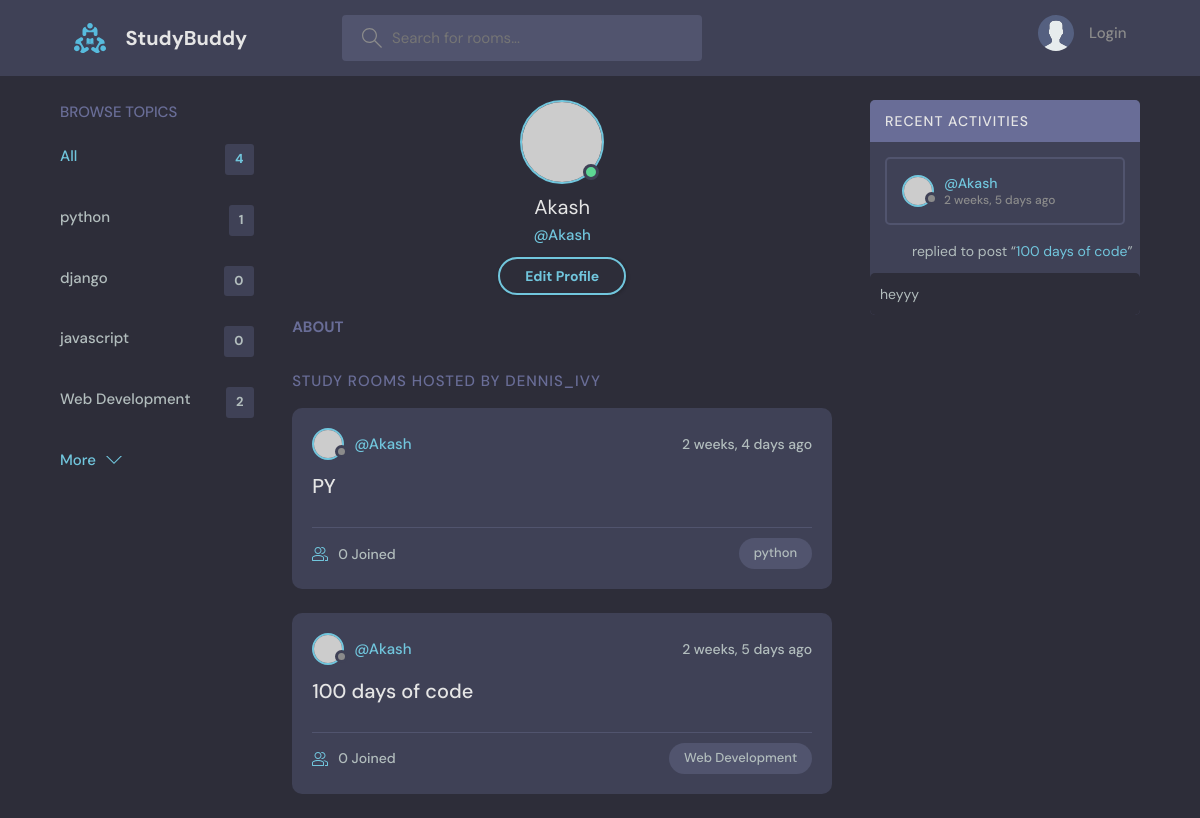
The app's page /profile/1/, older data.
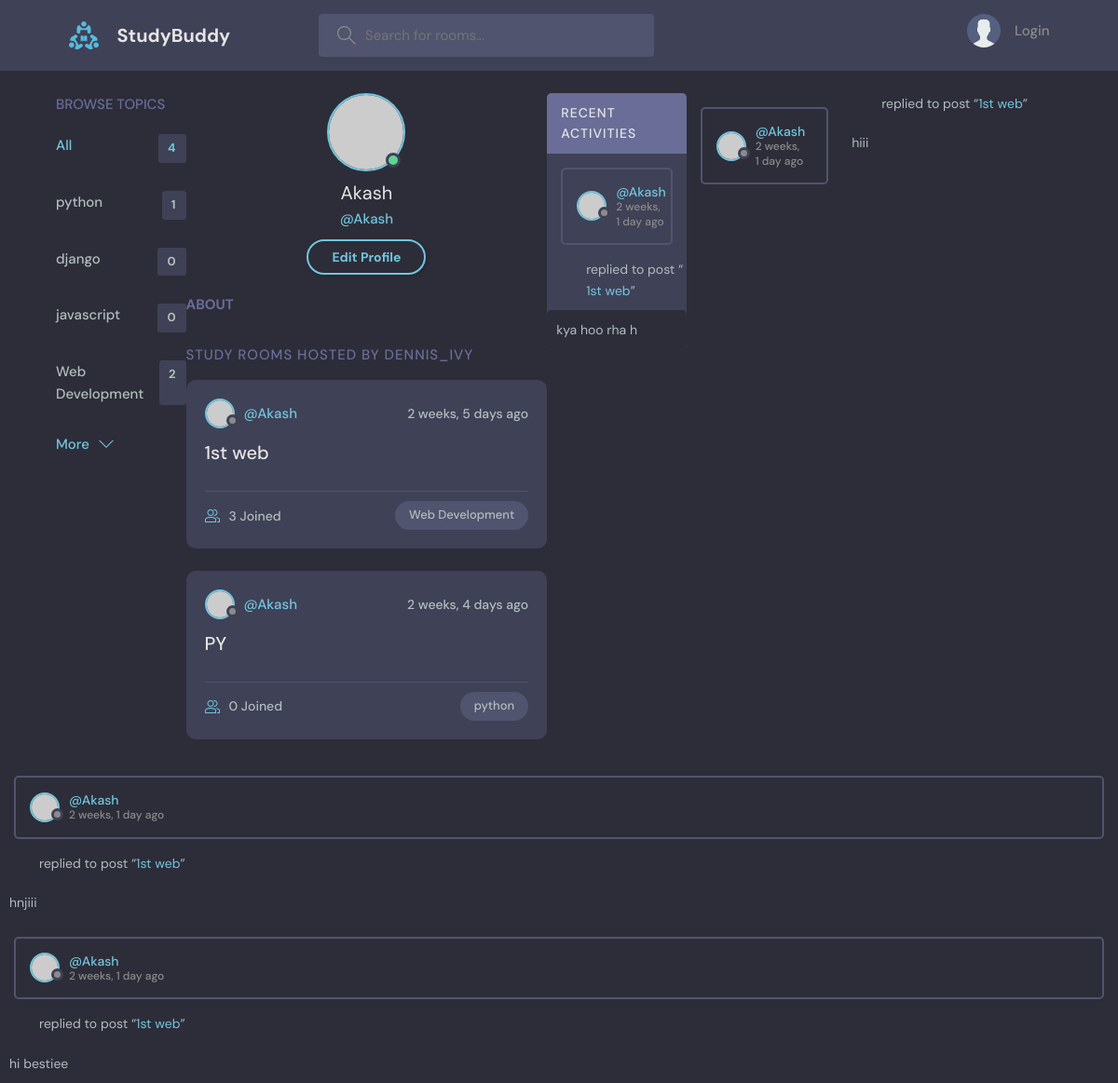
The same page, newer data.
### base/models.py (models this page shows, shortened)
class Topic(models.Model):
    name=models.CharField(max_length=200)

class Room(models.Model):
    host=models.ForeignKey(User, on_delete=models.SET_NULL,null=True)
    topic=models.ForeignKey(Topic, on_delete=models.SET_NULL,null=True)
    name=models.CharField(max_length=200)
    description=models.TextField(null=True,blank=True)
    participants=models.ManyToManyField(User,related_name='participants',blank=True)
    updated=models.DateTimeField(auto_now=True)
    created=models.DateTimeField(auto_now_add=True)
    def __str__(self):
        return self.name
    class Meta:
        ordering=['-updated','-created']

class Message(models.Model):
    user=models.ForeignKey(User,on_delete=models.CASCADE)
    room=models.ForeignKey(Room, on_delete=models.CASCADE)
    body=models.TextField()
    updated=models.DateTimeField(auto_now=True)
    created=models.DateTimeField(auto_now_add=True)
    class Meta:
        ordering=['-updated','-created']

### base/views.py (the view)
# urls.py: path('profile/<str:pk>/',views.userProfile, name="user-profile"),
def userProfile(request,pk):
    user=User.objects.get(id=pk)
    rooms=user.room_set.all()
    room_messages=user.message_set.all()
    topics=Topic.objects.all()
    context={'user' : user , 'rooms' : rooms, 'room_messages' :  room_messages, 'topics' : topics}
    return render(request,'base/profile.html',context)

### base/templates/base/profile.html (shortened to what this page needs)
{% extends 'main.html' %}
{% block content %}
  <main class="profile-page layout layout--3">
    <div class="container">
      {% include 'base/topics_component.html' %}
      <div class="roomList">
        <div class="profile">
          <div class="profile__avatar">
            <div class="avatar avatar--large active">
              <img src="https://randomuser.me/api/portraits/men/11.jpg" />
            </div>
          </div>
          <div class="profile__info">
            <h3>{{user.username}}</h3>
            <p>@{{user.username}}</p>
            <a href="edit-user.html" class="btn btn--main btn--pill">Edit Profile</a>
          </div>
          <div class="profile__about">
            <h3>About</h3>
          </div>
        </div>
        <div class="roomList__header">
          <div>
            <h2>Study Rooms Hosted by dennis_ivy</a>
            </h2>
          </div>
        </div>
      {% include 'base/feed_component.html' %}
      </div>
      {% include 'base/activity_component.html' %}
  </main>
{% endblock content %}

### base/templates/base/topics_component.html
 <div class="topics">
          <div class="topics__header">
            <h2>Browse Topics</h2>
          </div>
          <ul class="topics__list">
            <li>
              <a href="{% url 'home' %}" class="active">All <span>{{topics.count}}</span></a>
            </li>
            {% for topic in topics %}
            <li>
              <a href="{% url 'home' %}?q={{topic.name}}">{{topic.name}} <span>{{topic.room_set.all.count}}</span></a>
            </li>
            {% endfor %}
          </ul>
          <a class="btn btn--link" href="topics.html">
            More
            <svg version="1.1" xmlns="http://www.w3.org/2000/svg" width="32" height="32" viewBox="0 0 32 32">
              <title>chevron-down</title>
              <path d="M16 21l-13-13h-3l16 16 16-16h-3l-13 13z"></path>
            </svg>
          </a>
        </div>

### base/templates/base/feed_component.html (shortened to what this page needs)
{% for room in rooms %}
<div class="roomListRoom">
            <div class="roomListRoom__header">
              <a href="{% url 'user-profile' room.host.id %}" class="roomListRoom__author">
                <div class="avatar avatar--small">
                  <img src="https://randomuser.me/api/portraits/women/11.jpg" />
                </div>
                <span>@{{room.host.username}}</span>
              </a>
              <div class="roomListRoom__actions">
                <span>{{room.created|timesince}} ago</span>
              </div>
            </div>
            <div class="roomListRoom__content">
              <a href="{% url 'room' room.id %}">{{room.name}}</a>
            </div>
            <div class="roomListRoom__meta">
              <a href="{% url 'room' room.id %}" class="roomListRoom__joined">
                {{room.participants.all.count}} Joined
              </a>
              <p class="roomListRoom__topic">{{room.topic.name}}</p>
            </div>
</div>
{% endfor %}

### base/templates/base/activity_component.html (shortened to what this page needs)
<div class="activities">
          <div class="activities__header">
            <h2>Recent Activities</h2>
          </div>
 {% for message in room_messages %}
          <div class="activities__box">
            <div class="activities__boxHeader roomListRoom__header">
              <a href="{% url 'user-profile' message.user.id %}" class="roomListRoom__author">
                <div class="avatar avatar--small">
                  <img src="https://randomuser.me/api/portraits/women/11.jpg" />
                </div>
                <p>
                  @{{message.user}}
                  <span> {{message.created|timesince}} ago</span>
                </p>
              </a>
              </div>
            </div>
            <div class="activities__boxContent">
              <p>replied to post “<a href="{% url 'room' message.room.id %}">{{message.room}}</a>”</p>
              <div class="activities__boxRoomContent">
                {{message.body}}
              </div>
            </div>
          </div>
{% endfor %}
</div>

Row changes from the older to the newer data that the page shows:
removed Message: user "Akash", created "2 weeks, 5 days", room "100 days of code", body "heyyy"
changed Room "Web Development": name "100 days of code" → "1st web"; participants.all.count "0" → "3"; moves up the list
added Message: user "Akash", created "2 weeks, 1 day", room "1st web", body "kya hoo rha h"
added Message: user "Akash", created "2 weeks, 1 day", room "1st web", body "hiii"
added Message: user "Akash", created "2 weeks, 1 day", room "1st web", body "hnjiii"
added Message: user "Akash", created "2 weeks, 1 day", room "1st web", body "hi bestiee"
